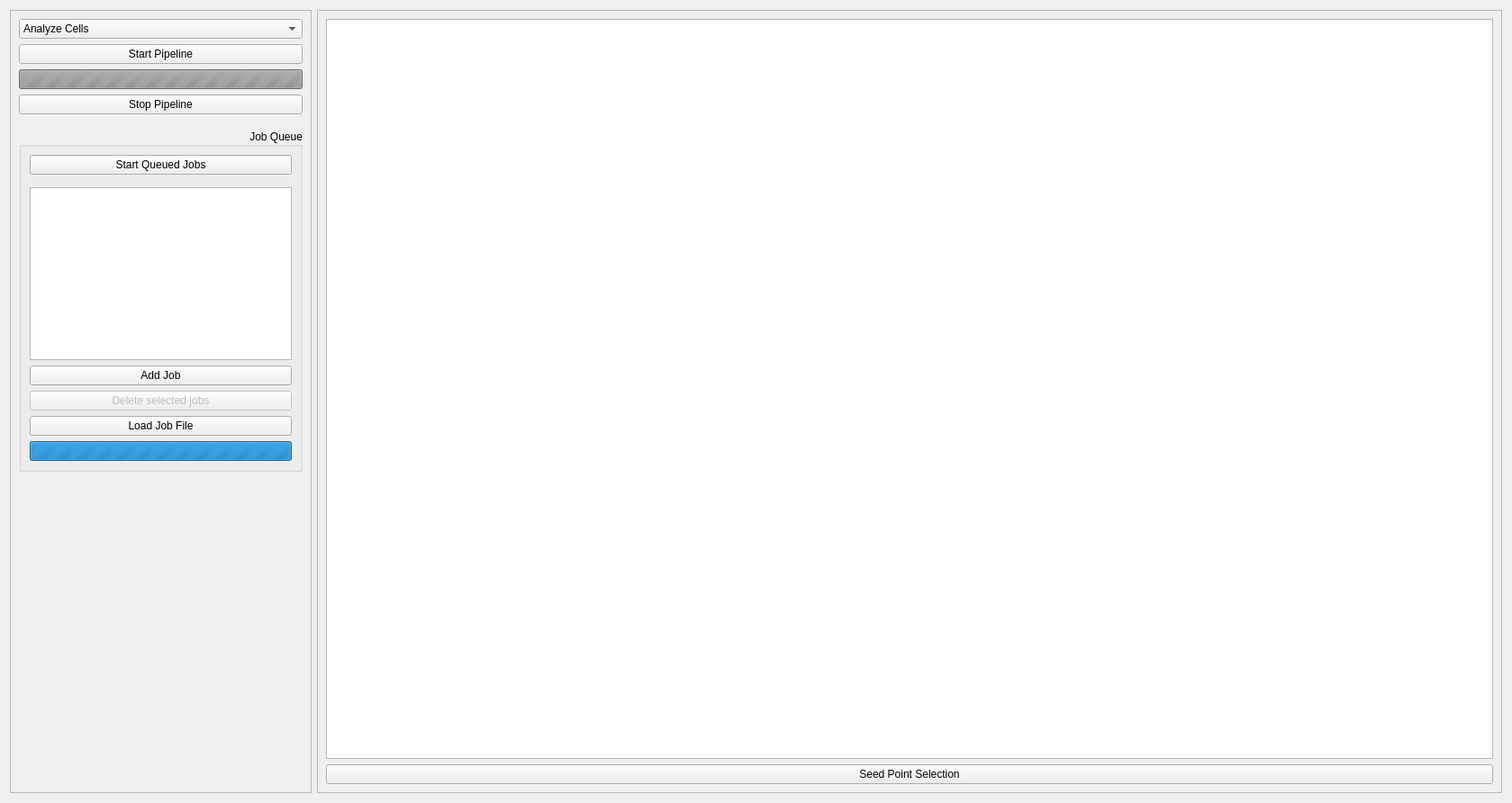
<?xml version="1.0" encoding="UTF-8"?>
<ui version="4.0">
 <class>ImageProcessing</class>
 <widget class="QWidget" name="ImageProcessing">
  <property name="geometry">
   <rect>
    <x>0</x>
    <y>0</y>
    <width>1679</width>
    <height>892</height>
   </rect>
  </property>
  <property name="sizePolicy">
   <sizepolicy hsizetype="Minimum" vsizetype="Minimum">
    <horstretch>0</horstretch>
    <verstretch>0</verstretch>
   </sizepolicy>
  </property>
  <property name="windowTitle">
   <string>Form</string>
  </property>
  <layout class="QGridLayout" name="gridLayout">
   <item row="0" column="0" rowspan="2">
    <widget class="QFrame" name="generalOptionsFrame">
     <property name="sizePolicy">
      <sizepolicy hsizetype="Fixed" vsizetype="Minimum">
       <horstretch>0</horstretch>
       <verstretch>0</verstretch>
      </sizepolicy>
     </property>
     <property name="frameShape">
      <enum>QFrame::StyledPanel</enum>
     </property>
     <property name="frameShadow">
      <enum>QFrame::Raised</enum>
     </property>
     <layout class="QVBoxLayout" name="verticalLayout">
      <item>
       <widget class="QComboBox" name="selectPipelineComboBox">
        <item>
         <property name="text">
          <string>Analyze Cells</string>
         </property>
        </item>
        <item>
         <property name="text">
          <string>Analyze Hoechst Diffusion</string>
         </property>
        </item>
        <item>
         <property name="text">
          <string>Analyze Stellate Cells</string>
         </property>
        </item>
        <item>
         <property name="text">
          <string>Approximate Cell Shape</string>
         </property>
        </item>
        <item>
         <property name="text">
          <string>Background Elimination</string>
         </property>
        </item>
        <item>
         <property name="text">
          <string>CLAHE</string>
         </property>
        </item>
        <item>
         <property name="text">
          <string>Compare Segmentations</string>
         </property>
        </item>
        <item>
         <property name="text">
          <string>Convert Object to Mesh</string>
         </property>
        </item>
        <item>
         <property name="text">
          <string>Crop</string>
         </property>
        </item>
        <item>
         <property name="text">
          <string>Extract and Analyze Graph</string>
         </property>
        </item>
        <item>
         <property name="text">
          <string>HConvex Image Filter</string>
         </property>
        </item>
        <item>
         <property name="text">
          <string>Object-based Segmentation</string>
         </property>
        </item>
        <item>
         <property name="text">
          <string>Train Classifier</string>
         </property>
        </item>
        <item>
         <property name="text">
          <string>Objects to Matrix</string>
         </property>
        </item>
        <item>
         <property name="text">
          <string>Segment Sinusoids + Bile Canaliculi in 20x Datasets</string>
         </property>
        </item>
        <item>
         <property name="text">
          <string>Segment Sinusoids + Bile Canaliculi in 60x Datasets</string>
         </property>
        </item>
        <item>
         <property name="text">
          <string>Segment Nuclei in 20x Datasets</string>
         </property>
        </item>
        <item>
         <property name="text">
          <string>Segment Nuclei in 60x Datasets</string>
         </property>
        </item>
        <item>
         <property name="text">
          <string>Segment Nuclei using Hough Transformation</string>
         </property>
        </item>
        <item>
         <property name="text">
          <string>Segment Stellate Cell Cytoskeleton</string>
         </property>
        </item>
        <item>
         <property name="text">
          <string>Segment Veins</string>
         </property>
        </item>
        <item>
         <property name="text">
          <string>Segment Necrotic Region</string>
         </property>
        </item>
        <item>
         <property name="text">
          <string>Skeletonization</string>
         </property>
        </item>
        <item>
         <property name="text">
          <string>Test Pipeline</string>
         </property>
        </item>
        <item>
         <property name="text">
          <string>Visualization</string>
         </property>
        </item>
       </widget>
      </item>
      <item>
       <widget class="QPushButton" name="startPipelineButton">
        <property name="text">
         <string>Start Pipeline</string>
        </property>
       </widget>
      </item>
      <item>
       <widget class="QProgressBar" name="pipelineProgressBar">
        <property name="enabled">
         <bool>false</bool>
        </property>
        <property name="maximum">
         <number>0</number>
        </property>
        <property name="value">
         <number>-1</number>
        </property>
        <property name="textVisible">
         <bool>false</bool>
        </property>
       </widget>
      </item>
      <item>
       <widget class="QPushButton" name="stopPipelineButton">
        <property name="enabled">
         <bool>true</bool>
        </property>
        <property name="sizePolicy">
         <sizepolicy hsizetype="Preferred" vsizetype="Fixed">
          <horstretch>0</horstretch>
          <verstretch>0</verstretch>
         </sizepolicy>
        </property>
        <property name="text">
         <string>Stop Pipeline</string>
        </property>
       </widget>
      </item>
      <item>
       <spacer name="verticalSpacer_2">
        <property name="orientation">
         <enum>Qt::Vertical</enum>
        </property>
        <property name="sizeType">
         <enum>QSizePolicy::Minimum</enum>
        </property>
        <property name="sizeHint" stdset="0">
         <size>
          <width>20</width>
          <height>10</height>
         </size>
        </property>
       </spacer>
      </item>
      <item>
       <widget class="QGroupBox" name="JobQueueGroupBox">
        <property name="sizePolicy">
         <sizepolicy hsizetype="MinimumExpanding" vsizetype="MinimumExpanding">
          <horstretch>0</horstretch>
          <verstretch>0</verstretch>
         </sizepolicy>
        </property>
        <property name="title">
         <string>Job Queue</string>
        </property>
        <property name="alignment">
         <set>Qt::AlignRight|Qt::AlignTrailing|Qt::AlignVCenter</set>
        </property>
        <layout class="QVBoxLayout" name="verticalLayout_2">
         <item>
          <widget class="QPushButton" name="startQueuedJobsButton">
           <property name="text">
            <string>Start Queued Jobs</string>
           </property>
          </widget>
         </item>
         <item>
          <spacer name="verticalSpacer_3">
           <property name="orientation">
            <enum>Qt::Vertical</enum>
           </property>
           <property name="sizeHint" stdset="0">
            <size>
             <width>20</width>
             <height>8</height>
            </size>
           </property>
          </spacer>
         </item>
         <item>
          <widget class="QTableView" name="jobTableView">
           <property name="sizePolicy">
            <sizepolicy hsizetype="MinimumExpanding" vsizetype="Maximum">
             <horstretch>0</horstretch>
             <verstretch>0</verstretch>
            </sizepolicy>
           </property>
          </widget>
         </item>
         <item>
          <widget class="QPushButton" name="addJobButton">
           <property name="text">
            <string>Add Job</string>
           </property>
          </widget>
         </item>
         <item>
          <widget class="QPushButton" name="deleteJobsButton">
           <property name="enabled">
            <bool>false</bool>
           </property>
           <property name="text">
            <string>Delete selected jobs</string>
           </property>
          </widget>
         </item>
         <item>
          <widget class="QPushButton" name="loadJobsButton">
           <property name="text">
            <string>Load Job File</string>
           </property>
          </widget>
         </item>
         <item>
          <widget class="QProgressBar" name="jobQueueProgressBar">
           <property name="enabled">
            <bool>true</bool>
           </property>
           <property name="maximum">
            <number>0</number>
           </property>
           <property name="value">
            <number>-1</number>
           </property>
           <property name="textVisible">
            <bool>false</bool>
           </property>
           <property name="invertedAppearance">
            <bool>false</bool>
           </property>
          </widget>
         </item>
        </layout>
        <zorder>jobQueueProgressBar</zorder>
        <zorder>jobQueueProgressBar</zorder>
        <zorder>jobTableView</zorder>
        <zorder>startQueuedJobsButton</zorder>
        <zorder>deleteJobsButton</zorder>
        <zorder>addJobButton</zorder>
        <zorder>verticalSpacer_3</zorder>
        <zorder>loadJobsButton</zorder>
       </widget>
      </item>
      <item>
       <spacer name="verticalSpacer">
        <property name="orientation">
         <enum>Qt::Vertical</enum>
        </property>
        <property name="sizeHint" stdset="0">
         <size>
          <width>20</width>
          <height>40</height>
         </size>
        </property>
       </spacer>
      </item>
     </layout>
    </widget>
   </item>
   <item row="0" column="1" rowspan="2">
    <widget class="QFrame" name="pipelineEditorFrame">
     <property name="sizePolicy">
      <sizepolicy hsizetype="MinimumExpanding" vsizetype="MinimumExpanding">
       <horstretch>0</horstretch>
       <verstretch>0</verstretch>
      </sizepolicy>
     </property>
     <property name="frameShape">
      <enum>QFrame::StyledPanel</enum>
     </property>
     <property name="frameShadow">
      <enum>QFrame::Raised</enum>
     </property>
     <layout class="QVBoxLayout" name="verticalLayout_16">
      <item>
       <widget class="QTreeView" name="pipelineEditorTreeView">
        <property name="sizePolicy">
         <sizepolicy hsizetype="MinimumExpanding" vsizetype="MinimumExpanding">
          <horstretch>0</horstretch>
          <verstretch>0</verstretch>
         </sizepolicy>
        </property>
       </widget>
      </item>
      <item>
       <widget class="QPushButton" name="seedPointSelectionPushButton">
        <property name="text">
         <string>Seed Point Selection</string>
        </property>
       </widget>
      </item>
     </layout>
    </widget>
   </item>
  </layout>
 </widget>
 <tabstops>
  <tabstop>startPipelineButton</tabstop>
 </tabstops>
 <resources/>
 <connections/>
</ui>
